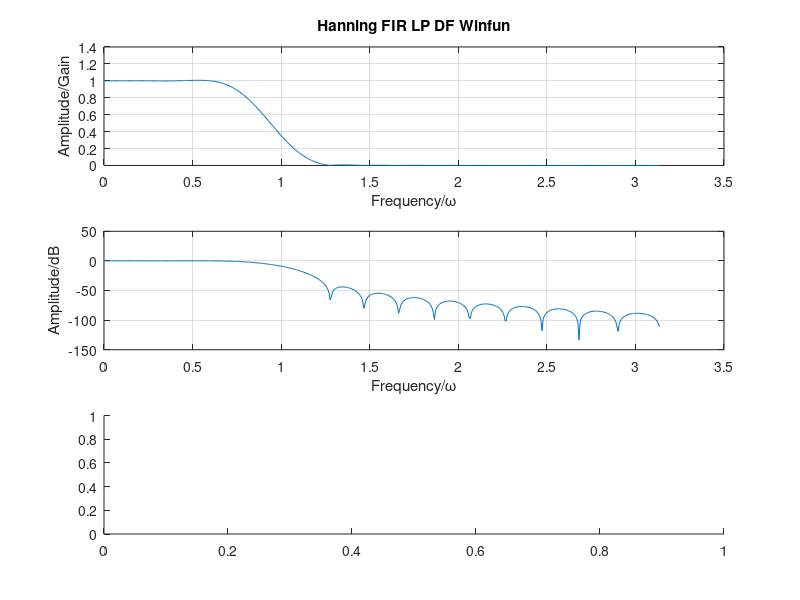

Reproduce this figure in MATLAB. (Note: this script raises an error after producing the figure.)
% Author: Zeyu
% 2019-06-25 20:09:46 @ SUT
%%
fpb = 0.2*pi; % passband_boundary_frequency
fsb = 0.4*pi; % stopband_boundary_frequency
wn = (fpb + fsb)/(2*pi); % normalized cutoff freq
Bt = fsb - fpb;
N = ceil(6.2*pi/Bt);%Hanning window,DF ordder
%N = N0 + mod(N0+1,2);
bz = fir1(N,wn,'low',hanning(N+1));
[H,W] = freqz(bz,1,512);

figure('NumberTitle', 'off', 'Name', 'DSP_Zeyu');
subplot(3,1,1);
plot(W,abs(H));
grid on;
xlabel('Frequency/\omega');
ylabel('Amplitude/Gain');
title('Hanning FIR LP DF Winfun');

subplot(3,1,2);
plot(W,20*log10(abs(H)));
grid on;
xlabel('Frequency/\omega');
ylabel('Amplitude/dB');

subplot(3,1,3);
uir = ifft(H,'symmetric');
T = [0:24];
plot(T,uir(1:25));
grid on;
xlabel('Point');
ylabel('Amplitude');